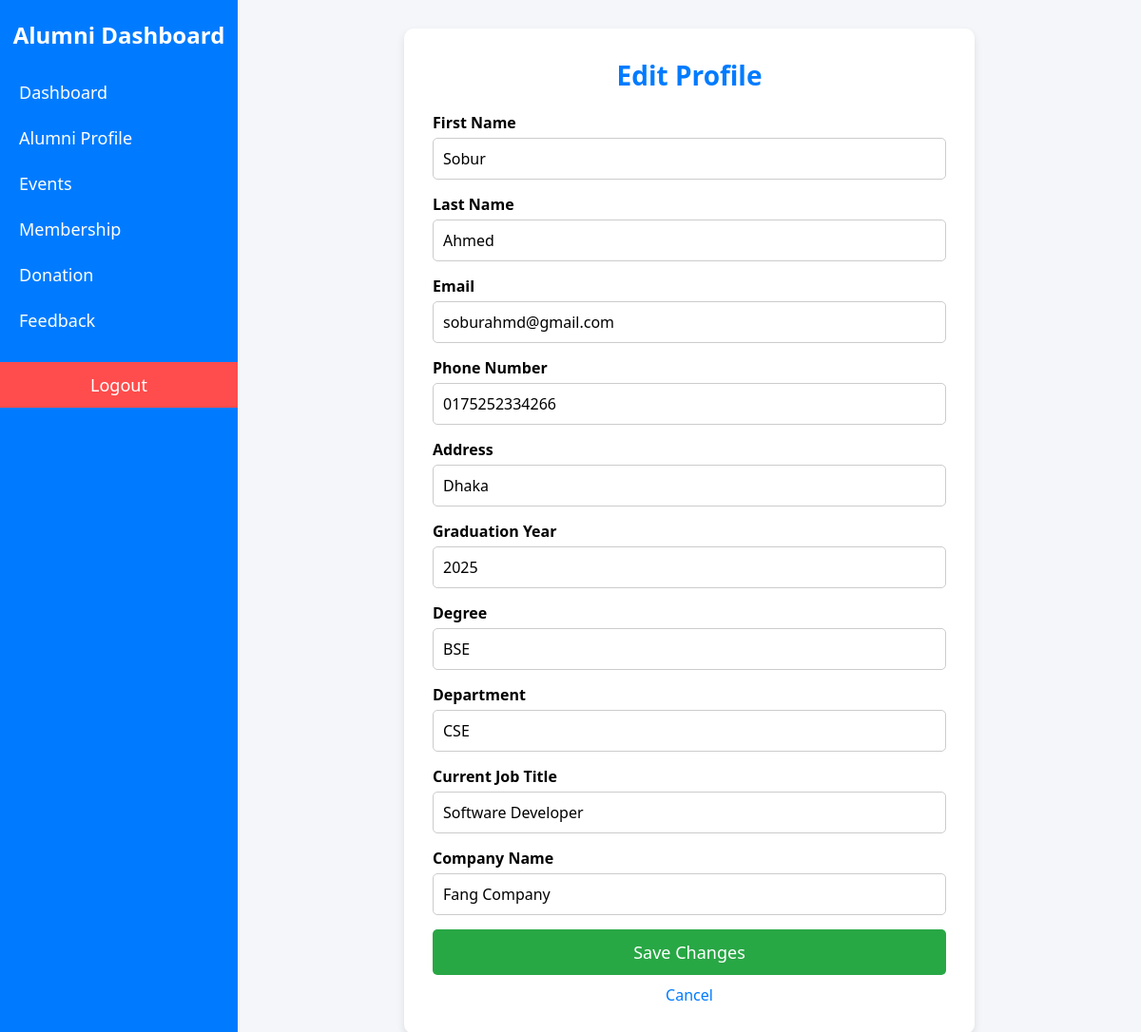
The page /edit_profile.php (signed in) on the database its author committed.
### tables this page shows
CREATE TABLE `Alumni` (
  `Alumni_ID` int(11) NOT NULL,
  `First_Name` varchar(50) DEFAULT NULL,
  `Last_Name` varchar(50) DEFAULT NULL,
  `Date_of_Birth` date DEFAULT NULL,
  `Gender` varchar(10) DEFAULT NULL,
  `Email` varchar(100) DEFAULT NULL,
  `Phone_Number` varchar(15) DEFAULT NULL,
  `Address` varchar(200) DEFAULT NULL,
  `City` varchar(50) DEFAULT NULL,
  `State` varchar(50) DEFAULT NULL,
  `Country` varchar(50) DEFAULT NULL,
  `Graduation_Year` int(11) DEFAULT NULL,
  `Degree` varchar(50) DEFAULT NULL,
  `Department` varchar(50) DEFAULT NULL,
  `Current_Job_Title` varchar(100) DEFAULT NULL,
  `Company_Name` varchar(100) DEFAULT NULL
);

### edit_profile.php (the view, shortened to what this page needs)
<?php
include 'config/database.php';
$user_id = $_SESSION['user_id'];
$query = "SELECT * FROM Alumni WHERE Alumni_ID = ?";
$stmt = $conn->prepare($query);
$stmt->bind_param("i", $user_id);
$stmt->execute();
$result = $stmt->get_result();
$user = $result->fetch_assoc();
?>
<!DOCTYPE html>
<html lang="en">
<head>
</head>
<body>
    <div class="sidebar">
        <h2>Alumni Dashboard</h2>
        <a href="dashboard.php">Dashboard</a>
        <a href="profile.php">Alumni Profile</a>
        <a href="events.php">Events</a>
        <a href="membership.php">Membership</a>
        <a href="donation.php">Donation</a>
        <a href="feedback.php">Feedback</a>
        <a href="logout.php" class="logout-btn">Logout</a>
    </div>
    <div class="content">
        <div class="edit-profile-box">
            <h1>Edit Profile</h1>
            <form method="post">
                <div class="form-group">
                    <label>First Name</label>
                    <input type="text" name="first_name" value="<?php echo htmlspecialchars($user['First_Name']); ?>" required>
                </div>
                <div class="form-group">
                    <label>Last Name</label>
                    <input type="text" name="last_name" value="<?php echo htmlspecialchars($user['Last_Name']); ?>" required>
                </div>
                <div class="form-group">
                    <label>Email</label>
                    <input type="email" name="email" value="<?php echo htmlspecialchars($user['Email']); ?>" required>
                </div>
                <div class="form-group">
                    <label>Phone Number</label>
                    <input type="text" name="phone" value="<?php echo htmlspecialchars($user['Phone_Number']); ?>" required>
                </div>
                <div class="form-group">
                    <label>Address</label>
                    <input type="text" name="address" value="<?php echo htmlspecialchars($user['Address']); ?>" required>
                </div>
                <div class="form-group">
                    <label>Graduation Year</label>
                    <input type="text" name="graduation_year" value="<?php echo htmlspecialchars($user['Graduation_Year']); ?>" required>
                </div>
                <div class="form-group">
                    <label>Degree</label>
                    <input type="text" name="degree" value="<?php echo htmlspecialchars($user['Degree']); ?>" required>
                </div>
                <div class="form-group">
                    <label>Department</label>
                    <input type="text" name="department" value="<?php echo htmlspecialchars($user['Department']); ?>" required>
                </div>
                <div class="form-group">
                    <label>Current Job Title</label>
                    <input type="text" name="job_title" value="<?php echo htmlspecialchars($user['Current_Job_Title']); ?>" required>
                </div>
                <div class="form-group">
                    <label>Company Name</label>
                    <input type="text" name="company_name" value="<?php echo htmlspecialchars($user['Company_Name']); ?>" required>
                </div>
                <button type="submit" class="save-btn">Save Changes</button>
            </form>
            <a href="profile.php" class="cancel-btn">Cancel</a>
        </div>
    </div>
</body>
</html>

### edit_profile.php (style rules this page uses)
* { margin: 0; padding: 0; box-sizing: border-box; font-family: 'Segoe UI', Tahoma, Geneva, Verdana, sans-serif; }
body { display: flex; min-height: 100vh; background-color: #f4f6f9; }
.sidebar { width: 250px; background-color: #007bff; color: white; padding-top: 20px; position: fixed; height: 100%; overflow-y: auto; }
.sidebar h2 { text-align: center; margin-bottom: 20px; font-size: 24px; }
.sidebar a { display: block; color: white; text-decoration: none; padding: 12px 20px; font-size: 18px; transition: background 0.3s; }
.content { margin-left: 250px; padding: 30px; flex: 1; }
.edit-profile-box { background: white; padding: 30px; border-radius: 10px; box-shadow: 0 4px 8px rgba(0, 0, 0, 0.1); max-width: 600px; margin: auto; }
.edit-profile-box h1 { font-size: 28px; color: #007bff; text-align: center; margin-bottom: 20px; }
.form-group { margin-bottom: 15px; }
.form-group label { display: block; font-size: 16px; font-weight: bold; margin-bottom: 5px; }
.form-group input { width: 100%; padding: 10px; font-size: 16px; border: 1px solid #ccc; border-radius: 5px; }
.save-btn { width: 100%; background-color: #28a745; color: white; padding: 12px; font-size: 18px; border: none; border-radius: 5px; cursor: pointer; transition: background 0.3s; }
.cancel-btn { display: block; text-align: center; margin-top: 10px; color: #007bff; text-decoration: none; font-size: 16px; }
.logout-btn { display: block; background-color: #ff4c4c; color: white; text-align: center; padding: 12px; margin-top: 20px; text-decoration: none; font-size: 16px; transition: background 0.3s; }

### rows shown on the page
alumni: first_name "Sobur", last_name "Ahmed", email "soburahmd@gmail.com", phone "0175252334266", address "Dhaka", graduation_year "2025", degree "BSE", department "CSE", job_title "Software Developer", company_name "Fang Company"
